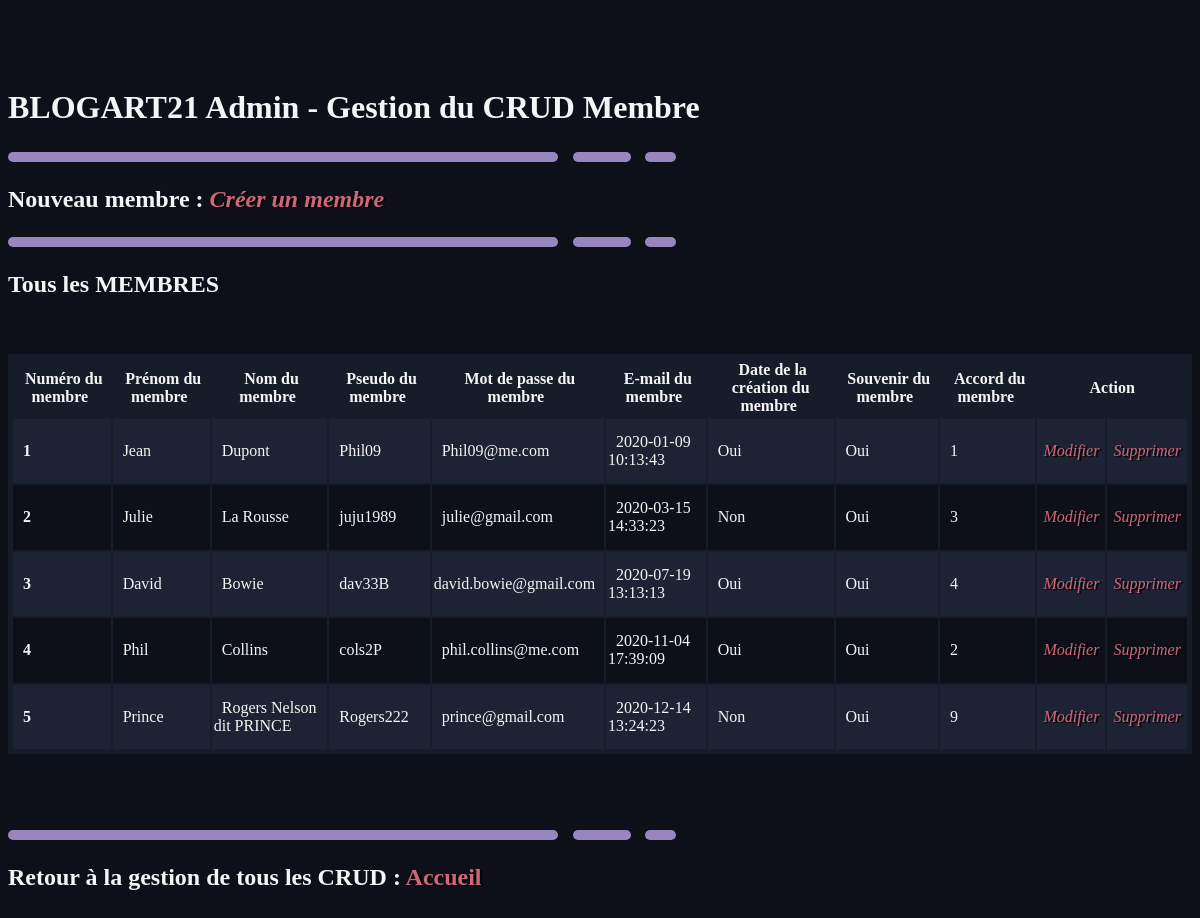
The app's page /back/membre/membre.php, older data.
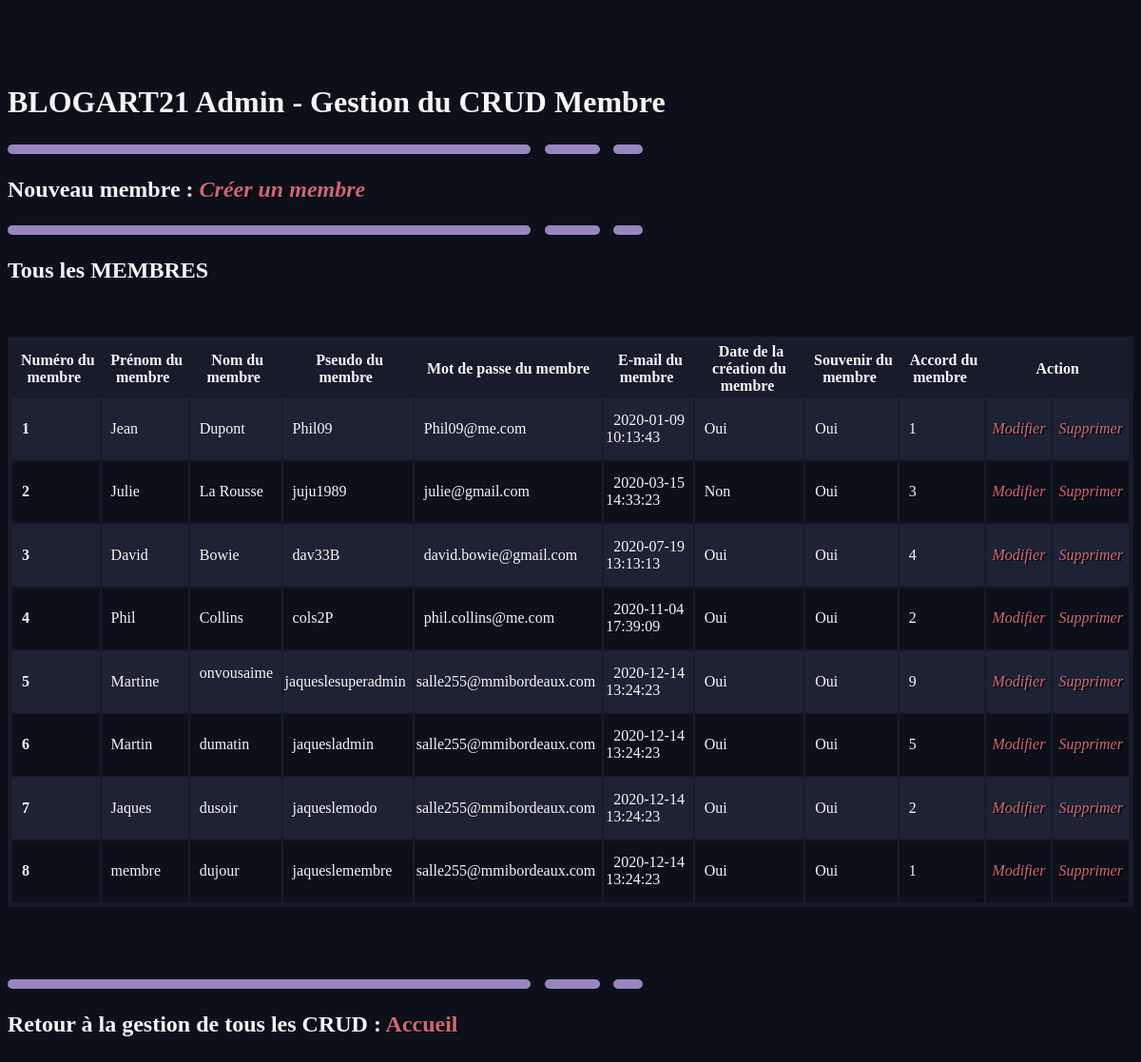
The same page, newer data.
### tables this page shows
CREATE TABLE `MEMBRE` (
  `numMemb` int(10) NOT NULL,
  `prenomMemb` varchar(70) DEFAULT NULL,
  `nomMemb` varchar(70) DEFAULT NULL,
  `pseudoMemb` varchar(70) DEFAULT NULL,
  `passMemb` varchar(70) DEFAULT NULL,
  `eMailMemb` varchar(100) DEFAULT NULL,
  `dtCreaMemb` datetime DEFAULT NULL,
  `souvenirMemb` tinyint(1) DEFAULT NULL,
  `accordMemb` tinyint(1) DEFAULT NULL,
  `idStat` int(5) NOT NULL
);

### CLASS_CRUD/membre.class.php (called while the page is built, shortened)
<?php
require_once __DIR__ . '../../CONNECT/database.php';
class MEMBRE
{
    function get_AllMembre()
    {
        global $db;
        $query = 'SELECT * FROM MEMBRE;';
        $result = $db->query($query);
        $allStatuts = $result->fetchAll();
        return ($allStatuts);
    }
}

### back/membre/membre.php (the view, shortened to what this page needs)
<?
require_once __DIR__ . '/../../CLASS_CRUD/membre.class.php';
$monStatutMM = new MEMBRE;
?>
<!DOCTYPE html>
<html lang="fr">
<head>
    <link href="../../back/css/style.css" rel="stylesheet" type="text/css" />
</head>
<body>
    <h1>BLOGART21 Admin - Gestion du CRUD Membre</h1>
    <img class="soulignage2" src="../../front/assets/icons/soulignage.svg"> <br />
	<h2>Nouveau membre :&nbsp;<a href="./createMembre.php"><i>Créer un membre</i></a></h2>
    <img class="soulignage2" src="../../front/assets/icons/soulignage.svg"> <br />
	<h2>Tous les MEMBRES</h2>
    <br><br>
    <table border="3" bgcolor="aliceblue">
    <thead>
        <tr>
        <th>&nbsp;Numéro du membre&nbsp;</th>
            <th>&nbsp;Prénom du membre&nbsp;</th>
            <th>&nbsp;Nom du membre&nbsp;</th>
            <th>&nbsp;Pseudo du membre&nbsp;</th>
            <th>&nbsp;Mot de passe du membre&nbsp;</th>
            <th>&nbsp;E-mail du membre&nbsp;</th>
            <th>&nbsp;Date de la création du membre&nbsp;</th>
            <th>&nbsp;Souvenir du membre&nbsp;</th>
            <th>&nbsp;Accord du membre&nbsp;</th>
            <th colspan="2">&nbsp;Action&nbsp;</th>
        </tr>
    </thead>
    <tbody>
    <?
 $allStatuts = $monStatutMM->get_AllMembre();
 foreach($allStatuts as $row)
 {
?>
        <tr>
		<td><h4>&nbsp; <?= $row["numMemb"]; ?> &nbsp;</h4></td>
        <td>&nbsp; <?php echo $row["prenomMemb"]; ?> &nbsp;</td>
        <td>&nbsp; <?php echo $row["nomMemb"]; ?> &nbsp;</td>
        <td>&nbsp; <?php echo $row["pseudoMemb"]; ?> &nbsp;</td>
        <td>&nbsp; <?php echo $row["eMailMemb"]; ?> &nbsp;</td>
        <td>&nbsp; <?php echo $row["dtCreaMemb"]; ?> &nbsp;</td>
        <td>&nbsp; <?= ($row["souvenirMemb"] == 1) ? "Oui" : "Non" ?> &nbsp;</td>
        <td>&nbsp; <?= ($row["accordMemb"] == 1) ? "Oui" : "Non" ?> &nbsp;</td>
        <td>&nbsp; <?php echo $row["idStat"]; ?> &nbsp;</td>
		<td>&nbsp;<a href="./updateMembre.php?id=<?=$row["numMemb"]; ?>"><i>Modifier</i></a>&nbsp;
		<br /></td>
		<td>&nbsp;<a href="./deleteMembre.php?id=<?=$row["numMemb"]; ?>"><i>Supprimer</i></a>&nbsp;
		<br /></td>
        </tr>
<?
	}
?>
    </tbody>
    </table>
    <br><br>
    <br><br>
</body>
</html>

Row changes from the older to the newer data that the page shows:
changed membre id 5: prenomMemb "Prince" → "Martine"; nomMemb "Rogers Nelson dit PRINCE" → "onvousaime"; pseudoMemb "Rogers222" → "jaqueslesuperadmin"; eMailMemb "prince@gmail.com" → "salle255@mmibordeaux.com"; souvenirMemb "Non" → "Oui"
added membre: numMemb "6", prenomMemb "Martin", nomMemb "dumatin", pseudoMemb "jaquesladmin", eMailMemb "salle255@mmibordeaux.com", dtCreaMemb "2020-12-14 13:24:23", souvenirMemb "Oui", accordMemb "Oui", idStat "5"
added membre: numMemb "7", prenomMemb "Jaques", nomMemb "dusoir", pseudoMemb "jaqueslemodo", eMailMemb "salle255@mmibordeaux.com", dtCreaMemb "2020-12-14 13:24:23", souvenirMemb "Oui", accordMemb "Oui", idStat "2"
added membre: numMemb "8", prenomMemb "membre", nomMemb "dujour", pseudoMemb "jaqueslemembre", eMailMemb "salle255@mmibordeaux.com", dtCreaMemb "2020-12-14 13:24:23", souvenirMemb "Oui", accordMemb "Oui", idStat "1"
